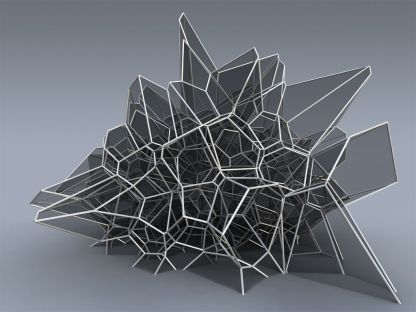
#> input picture deps_src/qhull/html/normal_voronoi_knauss_oesterle.jpg, 416 x 312 px
$ python -i model_input_image_quality.py   (imports and definitions only)
#> lines starting #> are read from the running program, lines starting #| are printed output that depends on the picture
"""Conservative local quality checks for image-to-3D reference images.

The evaluator intentionally uses only Pillow.  It is suitable for offline
preflight and benchmark reporting; callers should treat warnings as guidance
and only use ``model_input_eligible`` as a gate for severe, measurable faults.
"""

from __future__ import annotations

from collections import deque
from io import BytesIO
from pathlib import Path
from typing import Any, Iterable

from PIL import Image, ImageFilter

try:
    from .image_preprocessing_policy import SUBJECT_KEYWORDS, classify_reference_subject
except ImportError:
    from image_preprocessing_policy import SUBJECT_KEYWORDS, classify_reference_subject


QUALITY_SCHEMA_VERSION = 1
ANALYSIS_EDGE = 192
STYLE_RECOMMENDATION_SCHEMA_VERSION = 1
RECOMMENDABLE_STYLES = (
    "portrait_sketch", "ink_relief", "cartoon", "sculpture", "low_poly", "relief", "realistic", "diorama",
)

_SUBJECT_KEYWORDS = SUBJECT_KEYWORDS


class ModelInputImageQualityError(RuntimeError):
    pass


def _median(values: Iterable[int]) -> int:
    ordered = sorted(values)
    if not ordered:
        return 0
    return ordered[len(ordered) // 2]


def _corner_colors(pixels: list[tuple[int, int, int, int]], width: int, height: int) -> list[tuple[int, int, int]]:
    block = min(width, height, max(2, min(width, height) // 16))
    colors: list[tuple[int, int, int]] = []
    for left, top in ((0, 0), (width - block, 0), (0, height - block), (width - block, height - block)):
        sample = [
            pixels[y * width + x]
            for y in range(top, top + block)
            for x in range(left, left + block)
            if pixels[y * width + x][3] >= 240
        ]
        if sample:
            colors.append(tuple(_median(pixel[channel] for pixel in sample) for channel in range(3)))
    return colors or [(255, 255, 255)]


def _color_distance_squared(pixel: tuple[int, int, int, int], color: tuple[int, int, int]) -> int:
    return sum((pixel[channel] - color[channel]) ** 2 for channel in range(3))


def _component_areas(mask: list[bool], width: int, height: int) -> list[int]:
    visited = bytearray(width * height)
    areas: list[int] = []
    for start, foreground in enumerate(mask):
        if not foreground or visited[start]:
            continue
        visited[start] = 1
        queue = deque([start])
        area = 0
        while queue:
            offset = queue.popleft()
            area += 1
            x = offset % width
            y = offset // width
            if x and mask[offset - 1] and not visited[offset - 1]:
                visited[offset - 1] = 1
                queue.append(offset - 1)
            if x + 1 < width and mask[offset + 1] and not visited[offset + 1]:
                visited[offset + 1] = 1
                queue.append(offset + 1)
            if y and mask[offset - width] and not visited[offset - width]:
                visited[offset - width] = 1
                queue.append(offset - width)
            if y + 1 < height and mask[offset + width] and not visited[offset + width]:
                visited[offset + width] = 1
                queue.append(offset + width)
        areas.append(area)
    return sorted(areas, reverse=True)


# [39 lines left out: function _component_shapes, not called in this run]


def assess_model_input_image(
    path: str | Path | bytes | bytearray, *, reject_rectangular_cutouts: bool = False
) -> dict[str, Any]:
    """Return stable metrics, warnings and severe blockers for a reference image."""
#> called with reject_rectangular_cutouts = False

    try:
        source = BytesIO(path) if isinstance(path, (bytes, bytearray)) else path
        with Image.open(source) as opened:
#> opened is the input picture: PIL image 416x312 RGB; mean R, G, B 108.2, 112.8, 121
            opened.load()
            original_width, original_height = opened.size
#> original_width = 416; original_height = 312
            image = opened.convert("RGBA")
    except (OSError, ValueError) as exc:
        raise ModelInputImageQualityError("The model reference image cannot be decoded.") from exc

    if original_width < 1 or original_height < 1:
        raise ModelInputImageQualityError("The model reference image has no pixels.")
    image.thumbnail((ANALYSIS_EDGE, ANALYSIS_EDGE), Image.Resampling.LANCZOS)
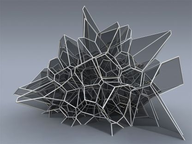
#> image: PIL image 192x144 RGBA; mean R, G, B, A 108.2, 112.8, 121, 255
    width, height = image.size
#> width = 192; height = 144
    raw = image.tobytes()
    pixels = list(zip(raw[0::4], raw[1::4], raw[2::4], raw[3::4]))
#> pixels = 27648 items
    total = len(pixels)
#> total = 27648

    transparent_pixel_ratio = sum(pixel[3] < 240 for pixel in pixels) / total
#> transparent_pixel_ratio = 0
    uses_transparency = transparent_pixel_ratio >= 0.01
#> uses_transparency = False
    corner_colors = _corner_colors(pixels, width, height)
#> after the loop in _corner_colors, `for left, top in ((0, 0), (width - block, 0), (0, height - block), (wi..`: colors = [(111, 115, 126), (111, 115, 126), (147, 155, 168), (133, 141, 152)]
#> corner_colors has the same summary as colors in _corner_colors
    background_threshold_squared = 42 ** 2
    if uses_transparency:
        mask = [pixel[3] >= 32 for pixel in pixels]
    else:
        mask = [
            min(_color_distance_squared(pixel, color) for color in corner_colors) > background_threshold_squared
            for pixel in pixels
        ]
#> mask = 27648 items

    foreground_offsets = [offset for offset, foreground in enumerate(mask) if foreground]
#> foreground_offsets = 8176 values from 1236 to 26872
    foreground_count = len(foreground_offsets)
#> foreground_count = 8176
    foreground_ratio = foreground_count / total
#> foreground_ratio = 0.296
    soft_alpha_count = sum(16 < pixel[3] < 240 for pixel in pixels)
#> soft_alpha_count = 0
    soft_alpha_ratio = soft_alpha_count / max(1, foreground_count)
#> soft_alpha_ratio = 0

    border_offsets = set(range(width))
    border_offsets.update(range((height - 1) * width, height * width))
    border_offsets.update(y * width for y in range(height))
    border_offsets.update(y * width + width - 1 for y in range(height))
    border_foreground_ratio = sum(mask[offset] for offset in border_offsets) / max(1, len(border_offsets))
#> border_foreground_ratio = 0
    border_background_ratio = sum(
        min(_color_distance_squared(pixels[offset], color) for color in corner_colors) <= background_threshold_squared
        for offset in border_offsets
    ) / max(1, len(border_offsets))
#> border_background_ratio = 1

    if foreground_offsets:
        xs = [offset % width for offset in foreground_offsets]
#> xs = 8176 values, max 184 at index 8175, min 16 at index 4643, mean 102.2
        ys = [offset // width for offset in foreground_offsets]
#> ys = 8176 values from 6 to 139
        left, right = min(xs), max(xs)
#> left = 16; right = 184
        top, bottom = min(ys), max(ys)
#> top = 6; bottom = 139
        bbox_width = right - left + 1
#> bbox_width = 169
        bbox_height = bottom - top + 1
#> bbox_height = 134
        bbox_area_ratio = bbox_width * bbox_height / total
#> bbox_area_ratio = 0.819
        margins = {
            "left": left / width,
            "right": (width - 1 - right) / width,
            "top": top / height,
            "bottom": (height - 1 - bottom) / height,
        }
#> margins = {'left': 0.0833, 'right': 0.0365, 'top': 0.0417, 'bottom': 0.0278}
    else:
        bbox_area_ratio = 0.0
        margins = {"left": 0.0, "right": 0.0, "top": 0.0, "bottom": 0.0}

    areas = _component_areas(mask, width, height)
#> after the loop in _component_areas, `for start, foreground in enumerate(mask):`: areas = 278 values, max 2757 at index 54, min 1 at index 0, mean 29.41
#> areas = 278 values, max 2757 at index 0, min 1 at index 123, mean 29.41
    meaningful_threshold = max(4, int(foreground_count * 0.005))
#> meaningful_threshold = 40
    meaningful_areas = [area for area in areas if area >= meaningful_threshold]
#> meaningful_areas = [2757, 1211, 828, 401, 309, 299, 215, 142, 128, 114, 114, 113, 101, 101, 69, 68, 68, 67, 60, 59, 54, 48, 40]
    largest_component_ratio = areas[0] / max(1, foreground_count) if areas else 0.0
#> largest_component_ratio = 0.337

    # A coherent alpha silhouette can still contain a large square bite caused
    # by a failed generative edit. It remains part of the same connected
    # component, so ordinary fragmentation checks miss it. A conservative 5px
    # morphological close exposes only abrupt, compact notches; natural smooth
    # portrait contours produce at most a few filled pixels at this scale.
    rectangular_cutouts: list[dict[str, Any]] = []
    if uses_transparency and foreground_count:
        binary = Image.new("L", (width, height), 0)
        binary.putdata([255 if foreground else 0 for foreground in mask])
        closed = binary.filter(ImageFilter.MaxFilter(5)).filter(ImageFilter.MinFilter(5))
        closed_pixels = list(
            closed.get_flattened_data() if hasattr(closed, "get_flattened_data") else closed.getdata()
        )
        filled = [closed_pixels[index] >= 128 and not mask[index] for index in range(total)]
        threshold = max(20, int(foreground_count * 0.003))
        rectangular_cutouts = [
            shape for shape in _component_shapes(filled, width, height)
            if shape["area"] >= threshold and shape["rectangularity"] >= 0.70
        ]

    warnings: list[str] = []
    if min(original_width, original_height) < 256:
        warnings.append("low_resolution")
    blockers: list[str] = []
    if foreground_ratio < 0.03:
        blockers.append("subject_not_detected")
    elif foreground_ratio < 0.08:
        blockers.append("subject_too_small")
    elif foreground_ratio < 0.16:
        warnings.append("subject_small")
    if foreground_ratio > 0.94:
        blockers.append("subject_or_background_fills_frame")
    elif foreground_ratio > 0.88:
        warnings.append("subject_nearly_fills_frame")
    if border_foreground_ratio > 0.18:
        blockers.append("subject_cropped")
    elif border_foreground_ratio > 0.04:
        warnings.append("subject_close_to_frame")
    # Alpha describes the visible silhouette. RGB distance from corner colors
    # only estimates it: light clothing can match the backdrop, while painted
    # transparency tiles can look like separate foreground pieces. Preserve
    # those measurements as an uncertainty warning, not proof of disconnection.
    fragmented_mask = largest_component_ratio < 0.60 and len(meaningful_areas) > 1
#> fragmented_mask = True
    if fragmented_mask and uses_transparency:
        blockers.append("fragmented_subject")
    elif fragmented_mask:
        warnings.append("foreground_segmentation_uncertain")
    elif largest_component_ratio < 0.88 or len(meaningful_areas) > 4:
        warnings.append("multiple_or_fragmented_components")
    if uses_transparency and soft_alpha_ratio > 0.30:
        blockers.append("excessive_semitransparency")
    elif uses_transparency and soft_alpha_ratio > 0.08:
        warnings.append("soft_transparent_edges")
    if rectangular_cutouts:
        (blockers if reject_rectangular_cutouts else warnings).append(
            "subject_has_rectangular_cutout"
        )
    if not uses_transparency and border_background_ratio < 0.45:
        blockers.append("background_not_isolated")
    elif not uses_transparency and border_background_ratio < 0.75:
        warnings.append("background_may_be_complex")

    score = 100.0
    penalty_by_flag = {
        "low_resolution": 0,
        "subject_not_detected": 70,
        "subject_too_small": 45,
        "subject_small": 15,
        "subject_or_background_fills_frame": 40,
        "subject_nearly_fills_frame": 15,
        "subject_cropped": 35,
        "subject_close_to_frame": 12,
        "fragmented_subject": 35,
        "foreground_segmentation_uncertain": 12,
        "multiple_or_fragmented_components": 12,
        "excessive_semitransparency": 30,
        "soft_transparent_edges": 8,
        "subject_has_rectangular_cutout": 45,
        "background_not_isolated": 30,
        "background_may_be_complex": 10,
    }
    for flag in blockers + warnings:
        score -= penalty_by_flag[flag]

    return {
        "schema_version": QUALITY_SCHEMA_VERSION,
        "score": round(max(0.0, score), 1),
        "model_input_eligible": not blockers,
        "blockers": blockers,
        "warnings": warnings,
        "metrics": {
            "analysis_width": width,
            "analysis_height": height,
            "foreground_mask_source": "alpha" if uses_transparency else "color_distance",
            "foreground_ratio": round(foreground_ratio, 6),
            "foreground_bbox_area_ratio": round(bbox_area_ratio, 6),
            "border_foreground_ratio": round(border_foreground_ratio, 6),
            "border_background_ratio": round(border_background_ratio, 6),
            "largest_component_ratio": round(largest_component_ratio, 6),
            "meaningful_component_count": len(meaningful_areas),
            "transparent_pixel_ratio": round(transparent_pixel_ratio, 6),
            "soft_alpha_ratio": round(soft_alpha_ratio, 6),
            "rectangular_cutout_count": len(rectangular_cutouts),
            "largest_rectangular_cutout": (
                {
                    "area": rectangular_cutouts[0]["area"],
                    "bbox": rectangular_cutouts[0]["bbox"],
                    "rectangularity": round(rectangular_cutouts[0]["rectangularity"], 4),
                }
                if rectangular_cutouts else {}
            ),
            "margins": {name: round(value, 6) for name, value in margins.items()},
        },
    }


def _keyword_category(text: str) -> str:
    subject = classify_reference_subject(text)["subject"]
    return "" if subject == "unknown" else subject


# [134 lines left out: functions _style_image_metrics, recommend_printable_style, not called in this run]

>>> result = assess_model_input_image('../../deps_src/qhull/html/normal_voronoi_knauss_oesterle.jpg')
#> result = 6 items
